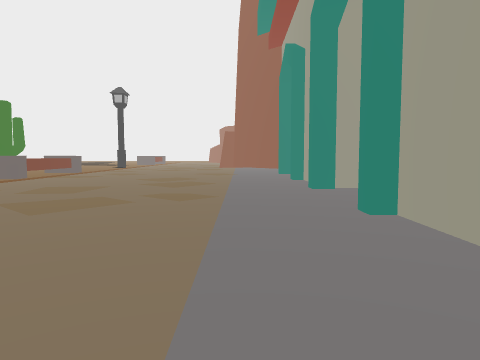
view 1 (above)

24 first-person views from a walk through a Unity game level. The camera is 1.2 m above the floor, tilts 4° down and sees 70° across. The floor is counted in squares, 2 m on a side. Each view is taken from the middle of a square. On the plan, view 1 faces up. The plan holds only what a view shows up to about 10 squares ahead; the rest is blank. The place goes on beyond the plan. Some surface patterns are stand-ins.

view 2
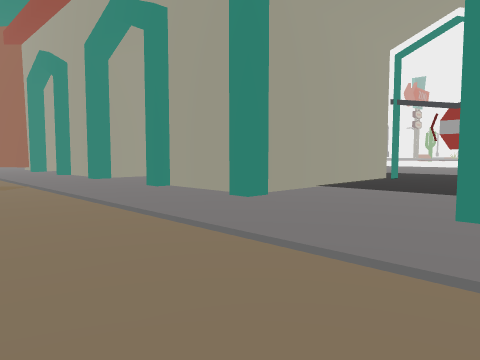

view 3
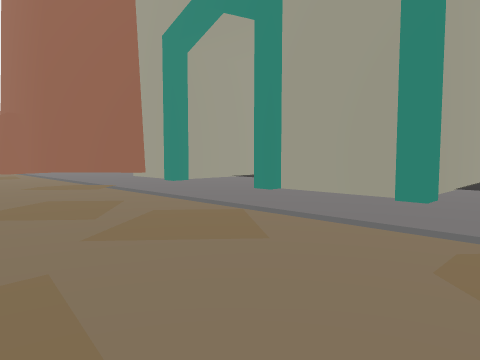

view 4
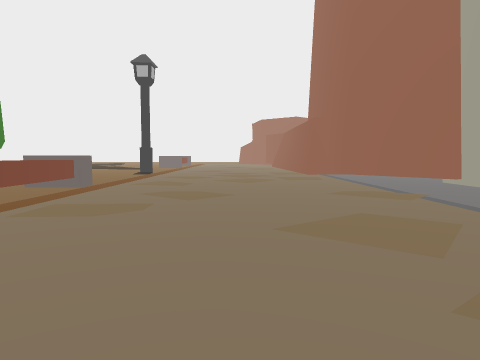

view 5
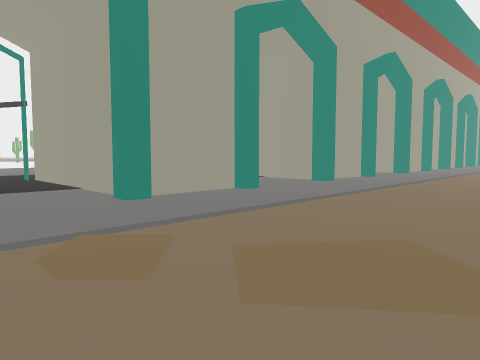

view 6
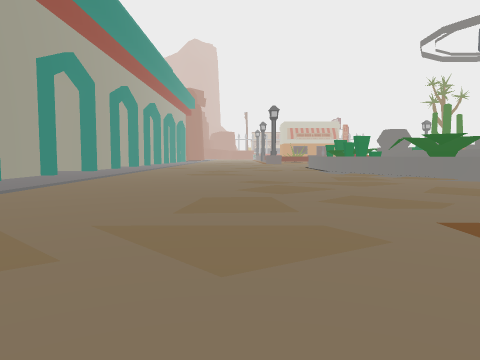

view 7
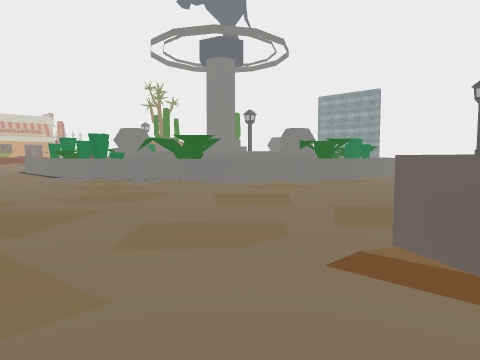

view 8
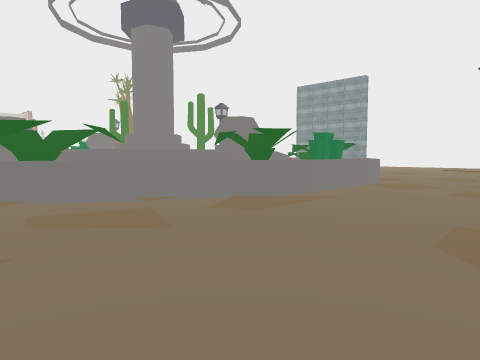

view 9
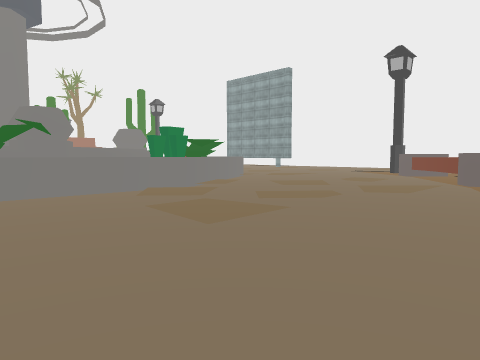

view 10
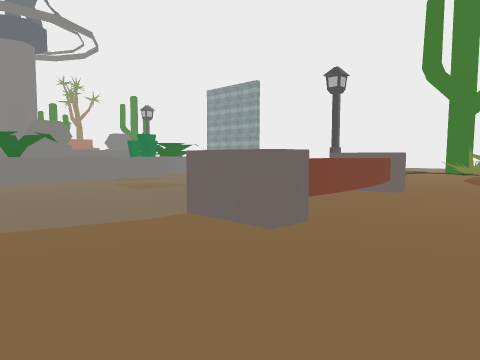

view 11
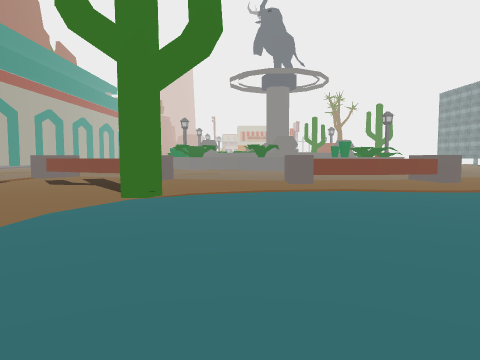

view 12
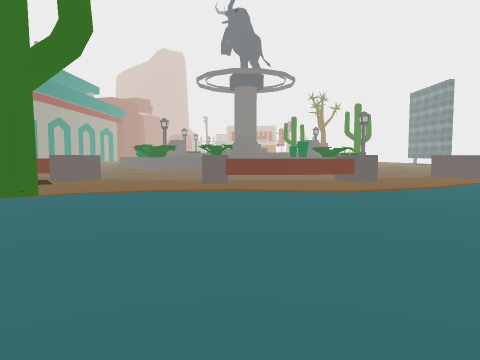

view 13
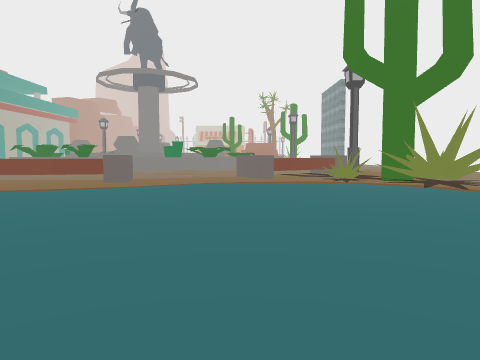

view 14
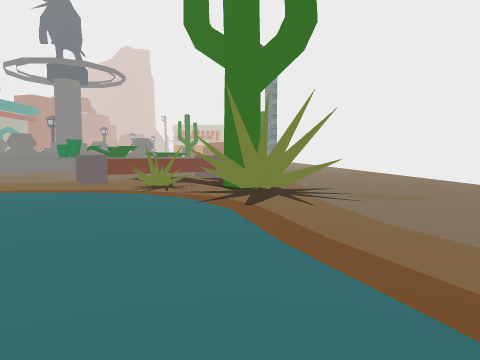

view 15
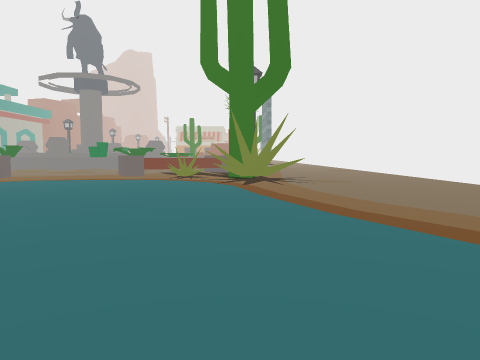

view 16
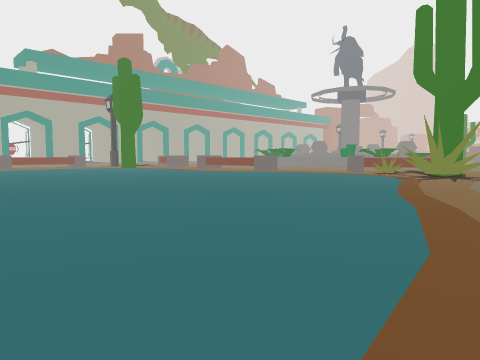

view 17
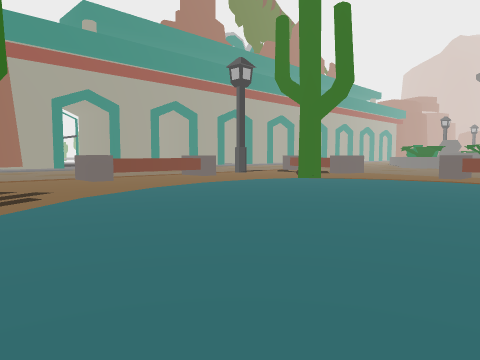

view 18
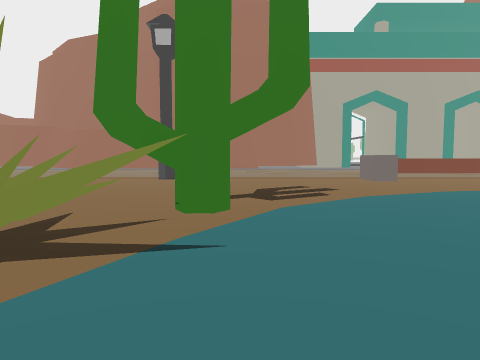

view 19
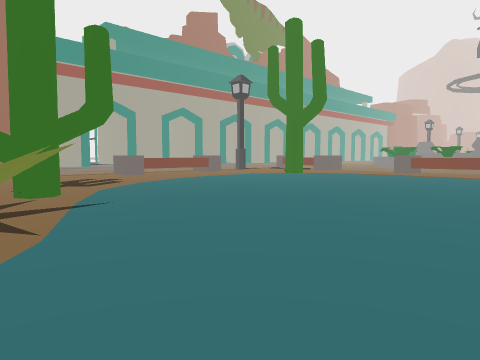

view 20
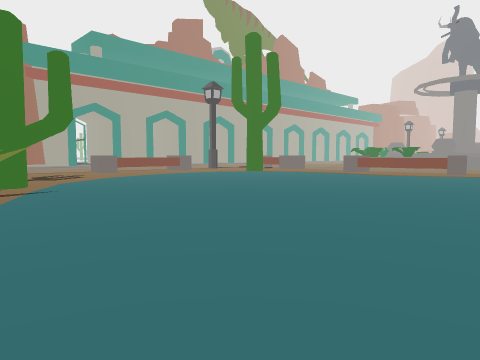

view 21
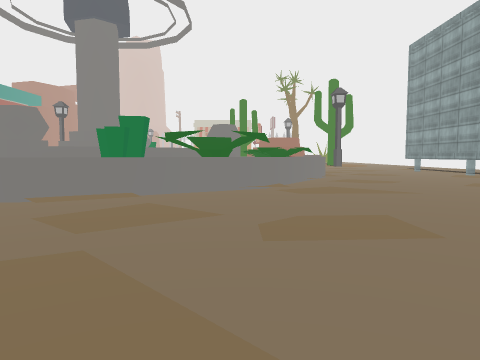

view 22
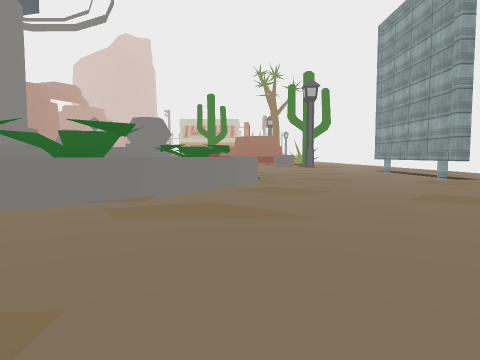

view 23
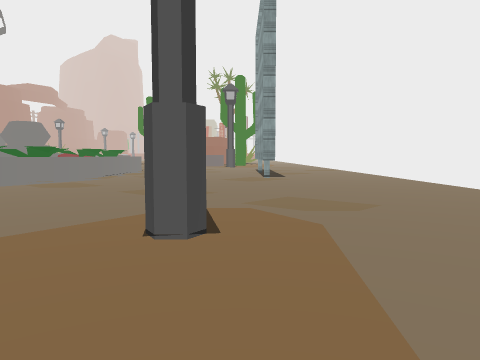

view 24
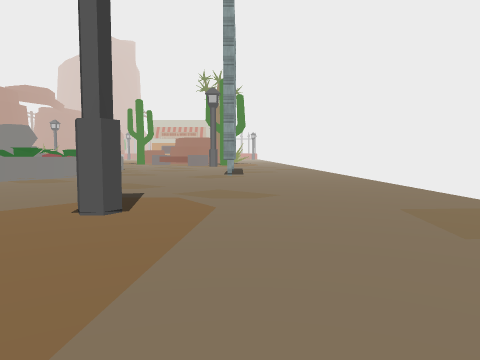

### Floor plan
Key: @ floor where view 1 was taken; # wall or solid block; . floor; / step, stairs or slope; = window, fence, low wall or low ledge; ^ raised ledge; T tree.
Columns run from 29 left of view 1 to 8 right of it. Each row starts with its distance up from view 1.
 19          .....TTT....
 18          ......T.T...
 17   ....   ........T/.....    ##
 16   ...............///........##
 15   ...........................##
 14   ............................##
 13    ...................^........#
 12    ...................^........###
 11   ....................^..........
 10  .....................^..........
  9  ..................T.. ........#
  8 ...................//. ........#
  7 ....TT.............///.........####
  6 ....TTTT....^^^^^../..............
  5 .....T//....^^^^...^^^.............
  4 ........^^..........  ^^...........=
  3 ....../^^#.....................#####
  2 ......^^.......................#####
  1  .....^............................=..
  0 .... ........................@.....=..
 -1 ............^^^^#^^...............
 -2 ..........^^^^ ^#^^^...........###
 -3 .........^##^^^^^^^#=..........#
 -4 .........^##^^  ^^^##^.........#
 -5 ........^^^^      ^^^^..    ..
 -6 ...#....^^^^       ^  ^.
 -7 ...#.. .^^^^       ^  ^.

Where each view was taken, in squares from view 1:
view 1: 0 up, 0 right, facing up
view 2: 2 down, 2 left, facing up-right
view 3: 5 up, 3 left, facing up-right
view 4: 6 up, 3 left, facing up
view 5: 6 up, 3 left, facing down-right
view 6: 6 up, 4 left, facing down
view 7: 4 up, 4 left, facing down-left
view 8: 3 up, 8 left, facing down-left
view 9: 5 up, 12 left, facing down-left
view 10: 8 up, 11 left, facing down-left
view 11: 14 up, 12 left, facing down
view 12: 14 up, 14 left, facing down
view 13: 14 up, 20 left, facing down
view 14: 12 up, 24 left, facing down
view 15: 15 up, 24 left, facing down
view 16: 17 up, 27 left, facing down-right
view 17: 17 up, 16 left, facing down-right
view 18: 17 up, 16 left, facing right
view 19: 19 up, 18 left, facing down-right
view 20: 19 up, 20 left, facing down-right
view 21: 4 up, 19 left, facing down
view 22: 2 up, 21 left, facing down
view 23: 3 up, 25 left, facing down
view 24: 4 up, 26 left, facing down
